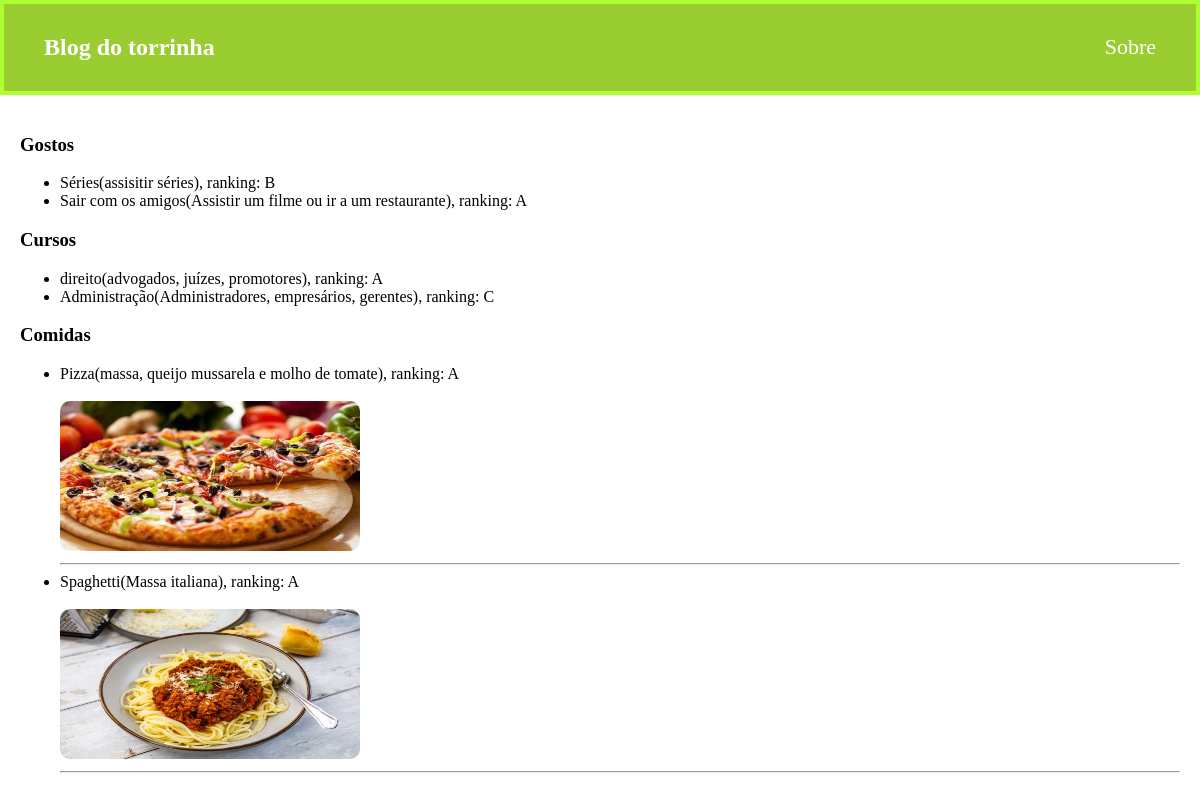
The page / on the database its author committed.
### blog/models.py (models this page shows)
class Gostos(models.Model):
    nome = models.CharField(max_length=50)
    descricao = models.TextField()
    ranking = models.CharField(max_length=1)

class Cursos(models.Model):
    nome = models.CharField(max_length=50)
    descricao = models.TextField()
    ranking_utilidade = models.CharField(max_length=1)

class Comidas(models.Model):
    nome = models.CharField(max_length=50)
    descricao = models.TextField()
    ranking = models.CharField(max_length=1)
    imagem = models.ImageField(upload_to='imagens/')

### blog/views.py (the view)
# urls.py: path('', index, name='index'),
def index(request):
    contexto = {'Gostos':Gostos.objects.all(), 'Cursos':Cursos.objects.all(), 'Comidas':Comidas.objects.all()}
    return render(request, 'index.html', contexto)

### blog/templates/index.html (shortened to what this page needs)
{% extends 'base.html' %}
{% block centro %}
    <main>
        <h3>Gostos</h3>
        <ul>
            {% for x in Gostos %}
                <li>{{x.nome}}({{x.descricao}}), ranking: {{x.ranking}}</li>
            {% endfor %}
        </ul>
        <h3>Cursos</h3>
        <ul>
            {% for y in Cursos %}
                <li>{{y.nome}}({{y.descricao}}), ranking: {{y.ranking_utilidade}}</li>
            {% endfor %}
        </ul>
        <h3>Comidas</h3>
        <ul>
            {% for z in Comidas %}
                <li>{{z.nome}}({{z.descricao}}), ranking: {{z.ranking}}</li><br><img src="{{z.imagem.url}}">
                <hr>
            {% endfor %}
        </ul>
    </main>
{% endblock %}

### blog/templates/base.html (shortened to what this page needs)
<!DOCTYPE html>
<html lang="en">
<head>
</head>
<body>
    <header>
        <h2>Blog do torrinha</h2>
        <a href="{% url 'sobre' %}">Sobre</a>
    </header>
    {% block centro %}
    {% endblock %}
</body>
</html>

### blog/templates/index.html (style rules this page uses)
main { padding: 20px; }
img { width: 300px; height: 150px; border-radius: 10px; }

### blog/templates/base.html (style rules this page uses)
header { background-color: yellowgreen; border: greenyellow solid 4px; padding: 10px 40px; display: flex; justify-content: space-between; align-items: center; }
header a { color: white; text-decoration: none; font-size: 22px; }
body { margin: 0; padding: 0; box-sizing: border-box; }
header h2 { color: white; }

### rows shown on the page
Gostos: nome "Séries", descricao "assisitir séries", ranking "B"
Gostos: nome "Sair com os amigos", descricao "Assistir um filme ou ir a um restaurante", ranking "A"
Cursos: nome "direito", descricao "advogados, juízes, promotores", ranking_utilidade "A"
Cursos: nome "Administração", descricao "Administradores, empresários, gerentes", ranking_utilidade "C"
Comidas: nome "Pizza", descricao "massa, queijo mussarela e molho de tomate", ranking "A", imagem (picture)
Comidas: nome "Spaghetti", descricao "Massa italiana", ranking "A", imagem (picture)
